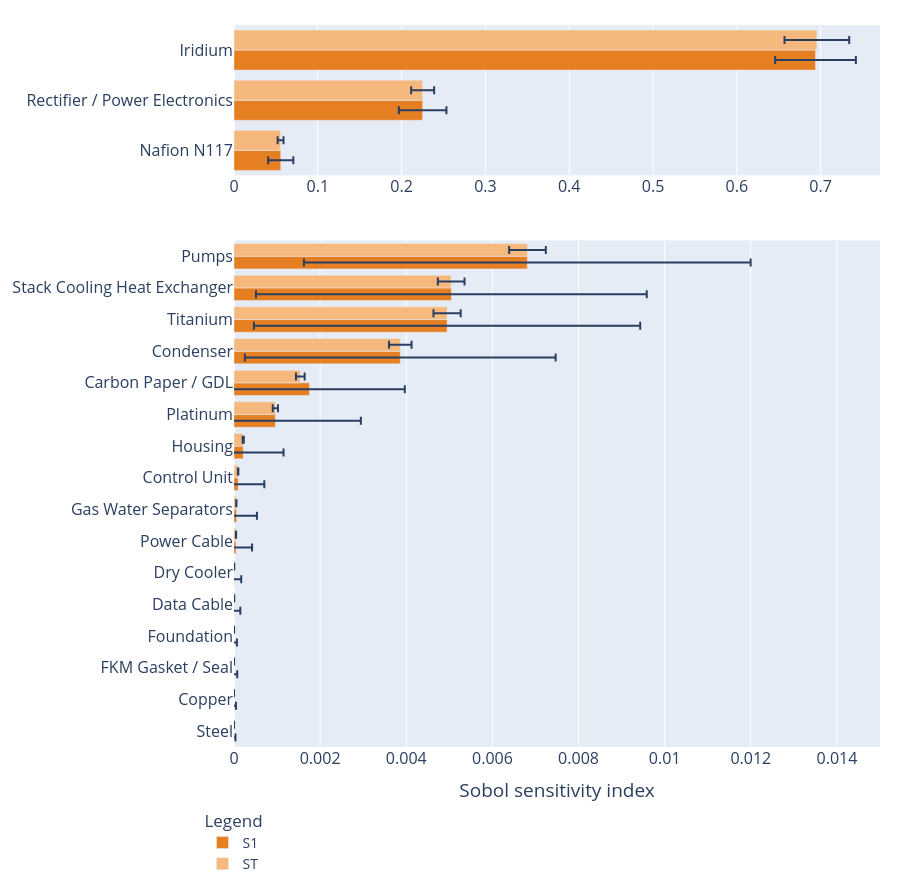
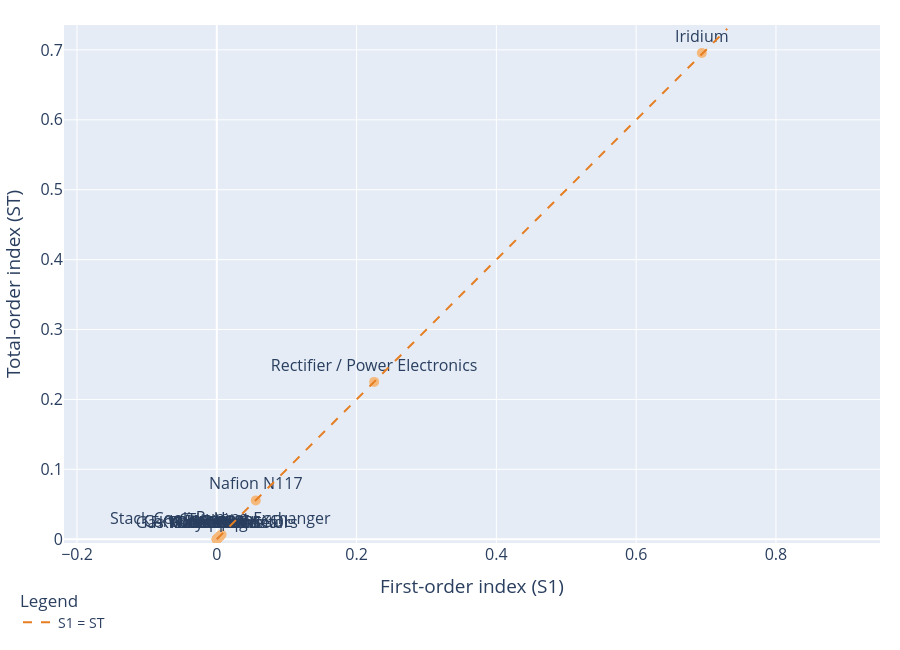
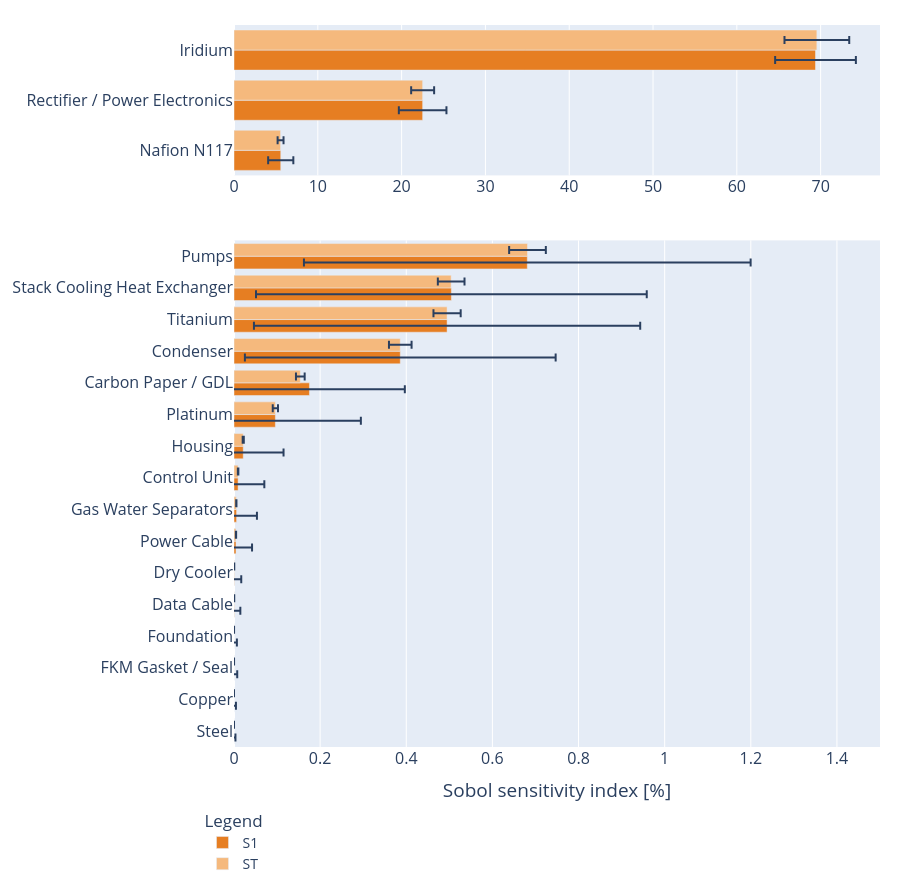

Notebook code cell kept with these figures, in order:
### Code cell
from util_plotting import plot_sobol_results

material_sobol_results, material_sobol_figures = (
    plot_sobol_results(
        material_sobol[0.20]["problem"],
        material_sobol[0.20]["Si"],
        technology="PEMWE",
        dominant_threshold=0.05,
        minor_axis_floor=0.015,
        save_path="plots/PEMWE_material_sobol"
    )
)

for fig in material_sobol_figures.values():
    fig.show()

### Figure 1 — Plotly figure (JSON) as saved in the notebook; plotly's stock layout.template omitted (floating-point values rounded to 4 significant figures)
{"data": [{"customdata": [0.01503, 0.0284, 0.04816], "error_x": {"array": [0.01503, 0.0284, 0.04816], "type": "data", "visible": true}, "hovertemplate": "%{y}<br>S1: %{customdata:.4f}<extra></extra>", "marker": {"color": "#E67E22"}, "name": "S1", "orientation": "h", "showlegend": true, "type": "bar", "x": [0.05579, 0.2251, 0.6939], "xaxis": "x", "y": ["Nafion N117", "Rectifier / Power Electronics", "Iridium"], "yaxis": "y"}, {"customdata": [0.003537, 0.0137, 0.03863], "error_x": {"array": [0.003537, 0.0137, 0.03863], "type": "data", "visible": true}, "hovertemplate": "%{y}<br>ST: %{customdata:.4f}<extra></extra>", "marker": {"color": "#F5B97D"}, "name": "ST", "orientation": "h", "showlegend": true, "type": "bar", "x": [0.05557, 0.2251, 0.6955], "xaxis": "x", "y": ["Nafion N117", "Rectifier / Power Electronics", "Iridium"], "yaxis": "y"}, {"customdata": [3.326e-05, 4.545e-05, 7.369e-05, 6.656e-05, 0.0001417, 0.0001627, 0.0003729, 0.0004728, 0.000609, 0.0009359, 0.001985, 0.002214, 0.003608, 0.004485, 0.004536, 0.005186], "error_x": {"array": [3.326e-05, 4.545e-05, 7.369e-05, 6.656e-05, 0.0001417, 0.0001627, 0.0003729, 0.0004728, 0.000609, 0.0009359, 0.001985, 0.002214, 0.003608, 0.004485, 0.004536, 0.005186], "type": "data", "visible": true}, "hovertemplate": "%{y}<br>S1: %{customdata:.4f}<extra></extra>", "marker": {"color": "#E67E22"}, "name": "S1", "orientation": "h", "showlegend": false, "type": "bar", "x": [2.906e-07, -5.069e-07, 1.384e-06, 4.688e-07, 5.393e-06, 5.567e-06, 4.632e-05, 5.998e-05, 9.521e-05, 0.0002146, 0.0009603, 0.001752, 0.003861, 0.004948, 0.005048, 0.00681], "xaxis": "x2", "y": ["Steel", "Copper", "FKM Gasket / Seal", "Foundation", "Data Cable", "Dry Cooler", "Power Cable", "Gas Water Separators", "Control Unit", "Housing", "Platinum", "Carbon Paper / GDL", "Condenser", "Titanium", "Stack Cooling Heat Exchanger", "Pumps"], "yaxis": "y2"}, {"customdata": [1.814e-08, 3.476e-08, 8.68e-08, 9.762e-08, 3.155e-07, 3.63e-07, 3.11e-06, 3.154e-06, 6.222e-06, 1.299e-05, 6.066e-05, 0.0001011, 0.0002626, 0.0003158, 0.0003098, 0.0004259], "error_x": {"array": [1.814e-08, 3.476e-08, 8.68e-08, 9.762e-08, 3.155e-07, 3.63e-07, 3.11e-06, 3.154e-06, 6.222e-06, 1.299e-05, 6.066e-05, 0.0001011, 0.0002626, 0.0003158, 0.0003098, 0.0004259], "type": "data", "visible": true}, "hovertemplate": "%{y}<br>ST: %{customdata:.4f}<extra></extra>", "marker": {"color": "#F5B97D"}, "name": "ST", "orientation": "h", "showlegend": false, "type": "bar", "x": [2.907e-07, 5.356e-07, 1.388e-06, 1.452e-06, 5.326e-06, 5.567e-06, 4.631e-05, 5.388e-05, 9.534e-05, 0.0002145, 0.0009603, 0.00154, 0.003861, 0.004948, 0.005043, 0.006815], "xaxis": "x2", "y": ["Steel", "Copper", "FKM Gasket / Seal", "Foundation", "Data Cable", "Dry Cooler", "Power Cable", "Gas Water Separators", "Control Unit", "Housing", "Platinum", "Carbon Paper / GDL", "Condenser", "Titanium", "Stack Cooling Heat Exchanger", "Pumps"], "yaxis": "y2"}], "layout": {"barmode": "group", "font": {"size": 16}, "height": 892, "legend": {"font": {"size": 14}, "orientation": "v", "title": {"text": "Legend"}, "x": 0, "xanchor": "center", "y": -0.08, "yanchor": "top"}, "margin": {"b": 70, "l": 35, "r": 20, "t": 25}, "title": {}, "xaxis": {"anchor": "y", "domain": [0, 1], "range": [0, 0.7708], "title": {"text": ""}}, "xaxis2": {"anchor": "y2", "domain": [0, 1], "range": [0, 0.015], "title": {"text": "Sobol sensitivity index"}}, "yaxis": {"anchor": "x", "domain": [0.7917, 1]}, "yaxis2": {"anchor": "x2", "domain": [0, 0.7017]}}}

### Figure 2 — Plotly figure (JSON) as saved in the notebook; plotly's stock layout.template omitted (floating-point values rounded to 4 significant figures)
{"data": [{"customdata": [[3.326e-05, 1.814e-08], [4.545e-05, 3.476e-08], [0.004485, 0.0003158], [0.001985, 6.066e-05], [0.04816, 0.03863], [0.002214, 0.0001011], [0.01503, 0.003537], [7.369e-05, 8.68e-08], [0.004536, 0.0003098], [0.003608, 0.0002626], [0.0004728, 3.154e-06], [0.0001627, 3.63e-07], [0.0003729, 3.11e-06], [0.0001417, 3.155e-07], [0.005186, 0.0004259], [0.0284, 0.0137], [0.000609, 6.222e-06], [0.0009359, 1.299e-05], [6.656e-05, 9.762e-08]], "hovertemplate": "%{text}<br>S1: %{x:.4f}<br>ST: %{y:.4f}<br>S1 confidence: ±%{customdata[0]:.4f}<br>ST confidence: ±%{customdata[1]:.4f}<extra></extra>", "marker": {"color": "#F5B97D", "size": 10}, "mode": "markers+text", "showlegend": false, "text": ["Steel", "Copper", "Titanium", "Platinum", "Iridium", "Carbon Paper / GDL", "Nafion N117", "FKM Gasket / Seal", "Stack Cooling Heat Exchanger", "Condenser", "Gas Water Separators", "Dry Cooler", "Power Cable", "Data Cable", "Pumps", "Rectifier / Power Electronics", "Control Unit", "Housing", "Foundation"], "textposition": "top center", "type": "scatter", "x": [2.906e-07, -5.069e-07, 0.004948, 0.0009603, 0.6939, 0.001752, 0.05579, 1.384e-06, 0.005048, 0.003861, 5.998e-05, 5.567e-06, 4.632e-05, 5.393e-06, 0.00681, 0.2251, 9.521e-05, 0.0002146, 4.688e-07], "y": [2.907e-07, 5.356e-07, 0.004948, 0.0009603, 0.6955, 0.00154, 0.05557, 1.388e-06, 0.005043, 0.003861, 5.388e-05, 5.567e-06, 4.631e-05, 5.326e-06, 0.006815, 0.2251, 9.534e-05, 0.0002145, 1.452e-06]}, {"line": {"color": "#E67E22", "dash": "dash"}, "mode": "lines", "name": "S1 = ST", "type": "scatter", "x": [0, 0.7303], "y": [0, 0.7303]}], "layout": {"font": {"size": 16}, "height": 650, "legend": {"font": {"size": 14}, "orientation": "v", "title": {"text": "Legend"}, "x": 0, "xanchor": "center", "y": -0.08, "yanchor": "top"}, "margin": {"b": 70, "l": 35, "r": 20, "t": 25}, "title": {}, "xaxis": {"range": [0, 0.7303], "title": {"text": "First-order index (S1)"}}, "yaxis": {"range": [0, 0.7303], "scaleanchor": "x", "scaleratio": 1, "title": {"text": "Total-order index (ST)"}}}}

### Figure 3 — Plotly figure (JSON) as saved in the notebook; plotly's stock layout.template omitted (floating-point values rounded to 4 significant figures)
{"data": [{"customdata": [0.01503, 0.0284, 0.04816], "error_x": {"array": [1.503, 2.84, 4.816], "type": "data", "visible": true}, "hovertemplate": "%{y}<br>S1: %{customdata:.4f}<extra></extra>", "marker": {"color": "#E67E22"}, "name": "S1", "orientation": "h", "showlegend": true, "type": "bar", "x": [5.579, 22.51, 69.39], "xaxis": "x", "y": ["Nafion N117", "Rectifier / Power Electronics", "Iridium"], "yaxis": "y"}, {"customdata": [0.003537, 0.0137, 0.03863], "error_x": {"array": [0.3537, 1.37, 3.863], "type": "data", "visible": true}, "hovertemplate": "%{y}<br>ST: %{customdata:.4f}<extra></extra>", "marker": {"color": "#F5B97D"}, "name": "ST", "orientation": "h", "showlegend": true, "type": "bar", "x": [5.557, 22.51, 69.55], "xaxis": "x", "y": ["Nafion N117", "Rectifier / Power Electronics", "Iridium"], "yaxis": "y"}, {"customdata": [3.326e-05, 4.545e-05, 7.369e-05, 6.656e-05, 0.0001417, 0.0001627, 0.0003729, 0.0004728, 0.000609, 0.0009359, 0.001985, 0.002214, 0.003608, 0.004485, 0.004536, 0.005186], "error_x": {"array": [0.003326, 0.004545, 0.007369, 0.006656, 0.01417, 0.01627, 0.03729, 0.04728, 0.0609, 0.09359, 0.1985, 0.2214, 0.3608, 0.4485, 0.4536, 0.5186], "type": "data", "visible": true}, "hovertemplate": "%{y}<br>S1: %{customdata:.4f}<extra></extra>", "marker": {"color": "#E67E22"}, "name": "S1", "orientation": "h", "showlegend": false, "type": "bar", "x": [2.906e-05, -5.069e-05, 0.0001384, 4.688e-05, 0.0005393, 0.0005567, 0.004632, 0.005998, 0.009521, 0.02146, 0.09603, 0.1752, 0.3861, 0.4948, 0.5048, 0.681], "xaxis": "x2", "y": ["Steel", "Copper", "FKM Gasket / Seal", "Foundation", "Data Cable", "Dry Cooler", "Power Cable", "Gas Water Separators", "Control Unit", "Housing", "Platinum", "Carbon Paper / GDL", "Condenser", "Titanium", "Stack Cooling Heat Exchanger", "Pumps"], "yaxis": "y2"}, {"customdata": [1.814e-08, 3.476e-08, 8.68e-08, 9.762e-08, 3.155e-07, 3.63e-07, 3.11e-06, 3.154e-06, 6.222e-06, 1.299e-05, 6.066e-05, 0.0001011, 0.0002626, 0.0003158, 0.0003098, 0.0004259], "error_x": {"array": [1.814e-06, 3.476e-06, 8.68e-06, 9.762e-06, 3.155e-05, 3.63e-05, 0.000311, 0.0003154, 0.0006222, 0.001299, 0.006066, 0.01011, 0.02626, 0.03158, 0.03098, 0.04259], "type": "data", "visible": true}, "hovertemplate": "%{y}<br>ST: %{customdata:.4f}<extra></extra>", "marker": {"color": "#F5B97D"}, "name": "ST", "orientation": "h", "showlegend": false, "type": "bar", "x": [2.907e-05, 5.356e-05, 0.0001388, 0.0001452, 0.0005326, 0.0005567, 0.004631, 0.005388, 0.009534, 0.02145, 0.09603, 0.154, 0.3861, 0.4948, 0.5043, 0.6815], "xaxis": "x2", "y": ["Steel", "Copper", "FKM Gasket / Seal", "Foundation", "Data Cable", "Dry Cooler", "Power Cable", "Gas Water Separators", "Control Unit", "Housing", "Platinum", "Carbon Paper / GDL", "Condenser", "Titanium", "Stack Cooling Heat Exchanger", "Pumps"], "yaxis": "y2"}], "layout": {"barmode": "group", "font": {"size": 16}, "height": 892, "legend": {"font": {"size": 14}, "orientation": "v", "title": {"text": "Legend"}, "x": 0, "xanchor": "center", "y": -0.08, "yanchor": "top"}, "margin": {"b": 70, "l": 35, "r": 20, "t": 25}, "title": {}, "xaxis": {"anchor": "y", "domain": [0, 1], "range": [0, 77.08], "title": {"text": ""}}, "xaxis2": {"anchor": "y2", "domain": [0, 1], "range": [0, 1.5], "title": {"text": "Sobol sensitivity index [%]"}}, "yaxis": {"anchor": "x", "domain": [0.7917, 1]}, "yaxis2": {"anchor": "x2", "domain": [0, 0.7017]}}}
